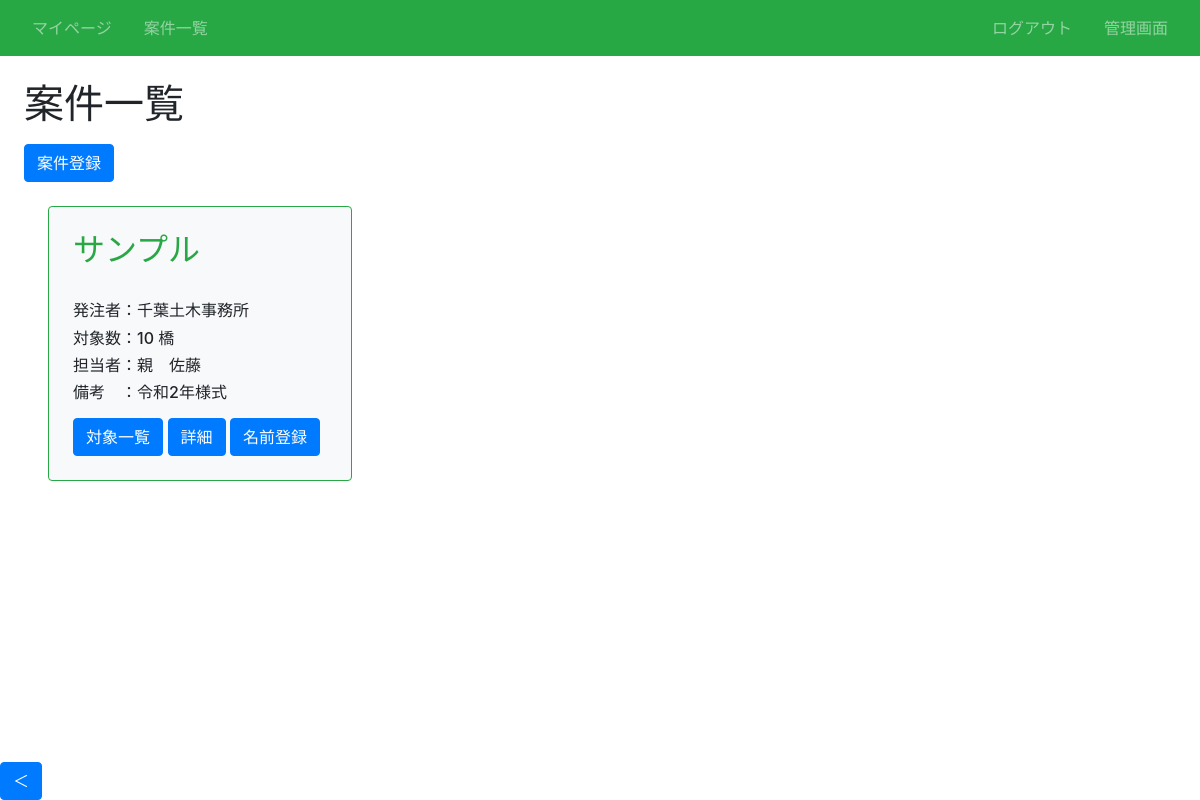
/article/ (signed in), run on an earlier commit of the app's database.
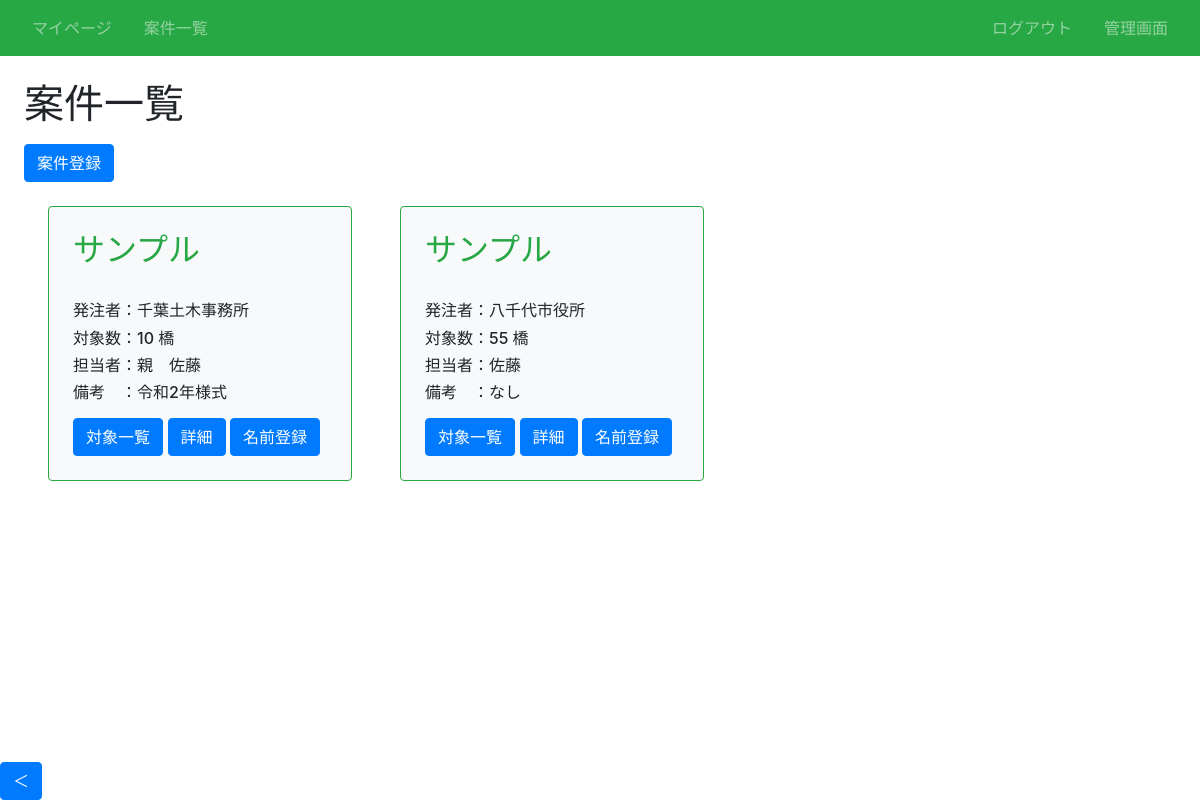
And on a later commit of the database.
### infra/models.py (models this page shows, shortened)
class Article(models.Model):
    案件名 = models.CharField(max_length=100)# 顧客名
    土木事務所 = models.CharField(max_length=100)# 土木事務所 article_name
    対象数 = models.IntegerField()# 対象数 number
    担当者名 = models.CharField(max_length=100)# 担当者名 namager
    その他 = models.CharField(max_length=100)# その他 other
    ファイルパス = models.CharField(max_length=255)# 写真ファイルパス

### infra/views.py (the view)
# urls.py: path('article/', views.ListArticleView.as_view(), name='list-article'),# 案件の一覧
class ListArticleView(LoginRequiredMixin, ListView):
    template_name = 'infra/article_list.html'
    model = Article

### infra/templates/infra/article_list.html (shortened to what this page needs)
{% extends "base.html" %}
{% block h1 %}案件一覧{% endblock %}
{% block content %}
<div class="mt-3">
  <a href="{% url 'create-article' %}" class="btn btn-primary">案件登録</a>
</div>
<div class="d-flex flex-wrap">
  {% for item in object_list %}
    <div class="p-4 m-4 bg-light border border-success rounded" style="width: 19rem;">
      <h2 class="text-success">{{ item.案件名 }}</h2><br>
      <h6 class="card-text">発注者：{{ item.土木事務所 }}</h6>
      <h6 class="card-text">対象数：{{ item.対象数 }} 橋</h6>
      <h6 class="card-text">担当者：{{ item.担当者名 }}</h6>
      <h6 class="card-text">備考　：{{ item.その他 }}</h6>
      <div class="mt-3">
        <a href="{% url 'list-infra' item.pk %}" class="btn btn-primary">対象一覧</a>
        <a href="{% url 'detail-article' item.pk %}" class="btn btn-primary">詳細</a>
        <a href="{% url 'names-list' item.pk %}" class="btn btn-primary">名前登録</a>
      </div>
    </div>
  {% endfor %}
{% endblock content %}

### templates/base.html (shortened to what this page needs)
{% load static %}
<!doctype html>
<html lang="ja">
  <head>
    <link href="https://cdn.jsdelivr.net/npm/bootstrap@5.3.0/dist/css/bootstrap.min.css" rel="stylesheet">
    <link href="https://cdn.jsdelivr.net/npm/bootstrap@5.3.0/dist/css/bootstrap.min.css" rel="stylesheet">
    <link href="https://cdn.datatables.net/1.10.25/css/jquery.dataTables.css" rel="stylesheet">
    <link href="https://cdn.datatables.net/2.0.3/css/dataTables.dataTables.css" rel="stylesheet">
    <link href="https://cdn.datatables.net/fixedcolumns/5.0.0/css/fixedColumns.dataTables.css" rel="stylesheet">
    <link href="https://cdn.datatables.net/rowreorder/1.5.0/css/rowReorder.dataTables.css" rel="stylesheet">
    <link  href="https://stackpath.bootstrapcdn.com/bootstrap/4.5.2/css/bootstrap.min.css" rel="stylesheet">
    <link rel="stylesheet" type="text/css" href="{% static 'infra/css/style.css' %}">
  </head>
  <body>
    <nav class="navbar navbar-dark bg-success sticky-top">
      <div class="navbar-nav d-flex flex-row">
        {% if user.is_authenticated %}
        <a class="nav-link mx-3" href="{% url 'accounts:my_page'%}">マイページ</a>
        {% endif %}
        <a class="nav-link mx-3" href="{% url 'list-article' %}">案件一覧</a>
      </div>
      <div class="navbar-nav d-flex flex-row">
      {% if request.user.is_authenticated %}
        <a class="nav-link mx-3" href="{% url 'accounts:logout' %}">ログアウト</a>
        {% if user.is_superuser %}
        <a class="nav-link mx-3" href="/admin/">管理画面</a>
        {% endif %}
      {% else %}
          <a class="nav-link mx-3" href="{% url 'accounts:login' %}">ログイン</a>
          <a class="nav-link mx-3" href="{% url 'accounts:signup' %}">会員登録</a>
        {% endif %}
      </div>
    </nav>
    <div class='p-4'>
    <h1>{% block h1 %}{% endblock %}</h1>
    {% block content %}{% endblock content %}
    </div>
  </body>
  <div class="sidebar">
    <div class="sidebar-toggle">
      <button class="btn btn-primary">＜</button>
    </div>
  </div>
</html>

### infra/static/infra/css/style.css (style rules this page uses)
a { text-decoration: none; }
.sidebar { position: absolute; padding-top: 0; top: 56px; left: -300px; width: 300px; height: 100%; background-color: #f8f9fa; color: #333; width: 200px; z-index: 1000; transition:0.2s }
.sidebar-toggle { position:fixed; bottom:0; left:0; z-index:2000; }

What changed in the data, as far as the page shows it:
added Article: 案件名 "サンプル", 土木事務所 "八千代市役所", 対象数 "55", 担当者名 "佐藤", その他 "なし"
